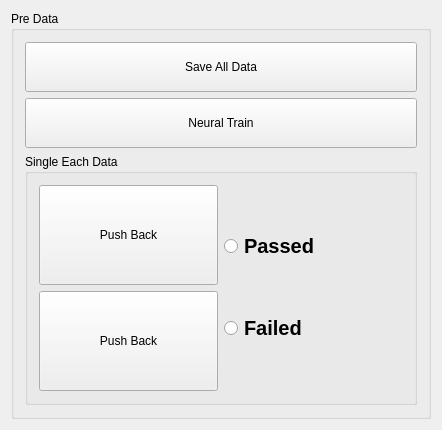
<?xml version="1.0" encoding="UTF-8"?>
<ui version="4.0">
 <class>GuiDataSet</class>
 <widget class="QWidget" name="GuiDataSet">
  <property name="geometry">
   <rect>
    <x>0</x>
    <y>0</y>
    <width>442</width>
    <height>369</height>
   </rect>
  </property>
  <property name="windowTitle">
   <string>GuiDataSet</string>
  </property>
  <layout class="QGridLayout" name="gridLayout_3">
   <item row="0" column="0">
    <widget class="QGroupBox" name="groupBox_2">
     <property name="title">
      <string>Pre Data</string>
     </property>
     <layout class="QVBoxLayout" name="verticalLayout_4">
      <item>
       <layout class="QVBoxLayout" name="verticalLayout_3">
        <item>
         <widget class="QPushButton" name="btn_savealldata">
          <property name="minimumSize">
           <size>
            <width>0</width>
            <height>50</height>
           </size>
          </property>
          <property name="text">
           <string>Save All Data</string>
          </property>
         </widget>
        </item>
        <item>
         <widget class="QPushButton" name="btn_trainneural">
          <property name="minimumSize">
           <size>
            <width>0</width>
            <height>50</height>
           </size>
          </property>
          <property name="text">
           <string>Neural Train</string>
          </property>
         </widget>
        </item>
       </layout>
      </item>
      <item>
       <widget class="QGroupBox" name="groupBox">
        <property name="title">
         <string>Single Each Data</string>
        </property>
        <layout class="QHBoxLayout" name="horizontalLayout">
         <item>
          <layout class="QVBoxLayout" name="verticalLayout_2">
           <item>
            <widget class="QPushButton" name="btn_IsPushData">
             <property name="minimumSize">
              <size>
               <width>0</width>
               <height>100</height>
              </size>
             </property>
             <property name="text">
              <string>Push Back</string>
             </property>
            </widget>
           </item>
           <item>
            <widget class="QPushButton" name="btn_IsPopData">
             <property name="minimumSize">
              <size>
               <width>0</width>
               <height>100</height>
              </size>
             </property>
             <property name="text">
              <string>Push Back</string>
             </property>
            </widget>
           </item>
          </layout>
         </item>
         <item>
          <layout class="QVBoxLayout" name="verticalLayout">
           <item>
            <widget class="QRadioButton" name="IsPassed">
             <property name="font">
              <font>
               <pointsize>15</pointsize>
               <weight>75</weight>
               <bold>true</bold>
              </font>
             </property>
             <property name="text">
              <string>Passed </string>
             </property>
            </widget>
           </item>
           <item>
            <widget class="QRadioButton" name="IsFailed">
             <property name="font">
              <font>
               <pointsize>15</pointsize>
               <weight>75</weight>
               <bold>true</bold>
              </font>
             </property>
             <property name="text">
              <string>Failed</string>
             </property>
            </widget>
           </item>
          </layout>
         </item>
        </layout>
       </widget>
      </item>
     </layout>
    </widget>
   </item>
  </layout>
 </widget>
 <layoutdefault spacing="6" margin="11"/>
 <resources/>
 <connections/>
</ui>
